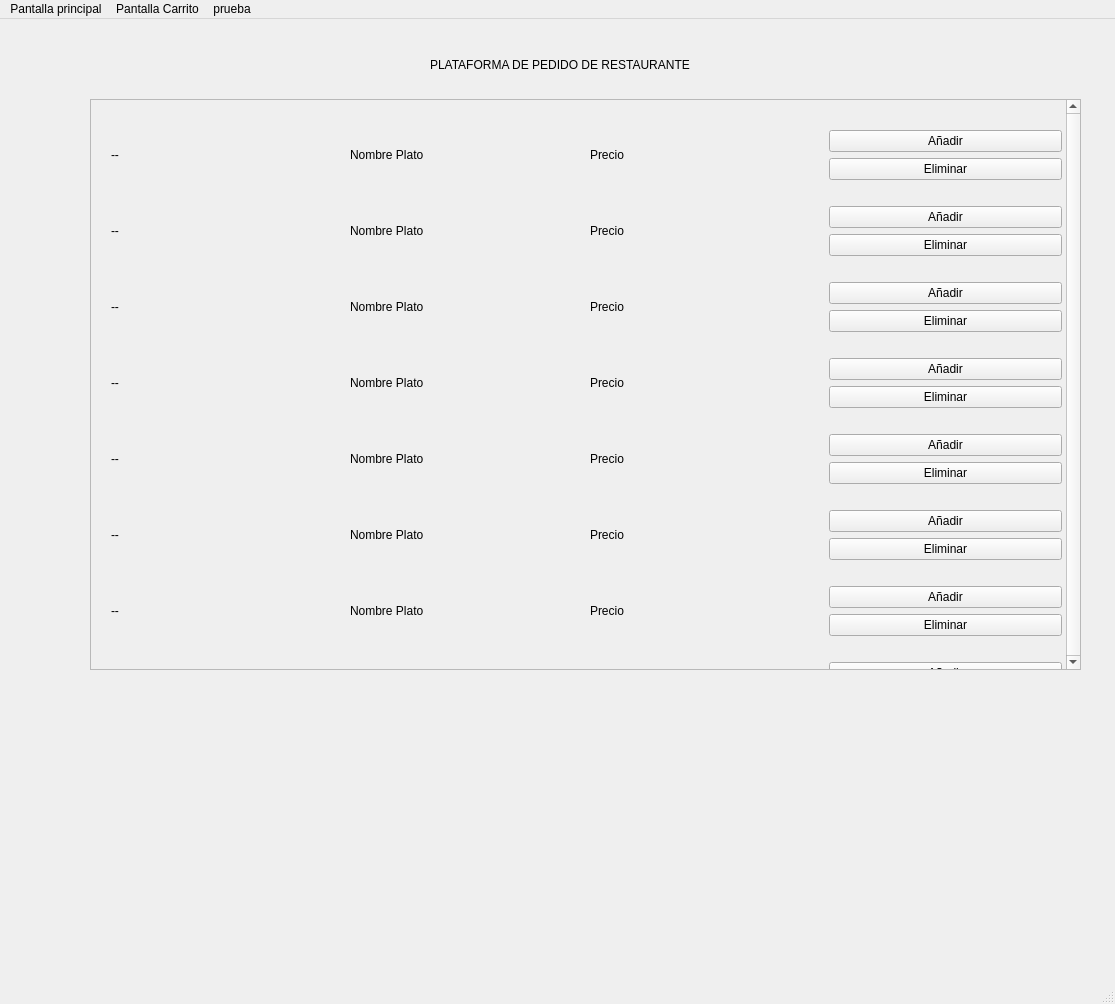
<?xml version="1.0" encoding="UTF-8"?>
<ui version="4.0">
 <class>MainWindow</class>
 <widget class="QMainWindow" name="MainWindow">
  <property name="geometry">
   <rect>
    <x>0</x>
    <y>0</y>
    <width>1115</width>
    <height>1004</height>
   </rect>
  </property>
  <property name="windowTitle">
   <string>MainWindow</string>
  </property>
  <widget class="QWidget" name="centralwidget">
   <widget class="QLabel" name="TITULO1">
    <property name="geometry">
     <rect>
      <x>430</x>
      <y>10</y>
      <width>321</width>
      <height>71</height>
     </rect>
    </property>
    <property name="text">
     <string>PLATAFORMA DE PEDIDO DE RESTAURANTE</string>
    </property>
   </widget>
   <widget class="QScrollArea" name="scrollArea_2">
    <property name="geometry">
     <rect>
      <x>90</x>
      <y>80</y>
      <width>991</width>
      <height>571</height>
     </rect>
    </property>
    <property name="verticalScrollBarPolicy">
     <enum>Qt::ScrollBarAlwaysOn</enum>
    </property>
    <property name="widgetResizable">
     <bool>true</bool>
    </property>
    <widget class="QWidget" name="scrollAreaWidgetContents_2">
     <property name="geometry">
      <rect>
       <x>0</x>
       <y>0</y>
       <width>966</width>
       <height>569</height>
      </rect>
     </property>
     <widget class="QWidget" name="verticalLayoutWidget">
      <property name="geometry">
       <rect>
        <x>20</x>
        <y>10</y>
        <width>951</width>
        <height>854</height>
       </rect>
      </property>
      <layout class="QVBoxLayout" name="verticalLayout_2">
       <item>
        <layout class="QHBoxLayout" name="horizontalLayout_2">
         <item>
          <widget class="QLabel" name="imgPlato1_2">
           <property name="text">
            <string>--</string>
           </property>
          </widget>
         </item>
         <item>
          <widget class="QLabel" name="nombrePlato1_2">
           <property name="text">
            <string>Nombre Plato</string>
           </property>
          </widget>
         </item>
         <item>
          <widget class="QLabel" name="precioPlato1_2">
           <property name="text">
            <string>Precio</string>
           </property>
          </widget>
         </item>
         <item>
          <layout class="QVBoxLayout" name="verticalLayout_15">
           <item>
            <widget class="QPushButton" name="btnAadir1_2">
             <property name="text">
              <string>Añadir</string>
             </property>
            </widget>
           </item>
           <item>
            <widget class="QPushButton" name="btnEliminar1_2">
             <property name="text">
              <string>Eliminar</string>
             </property>
            </widget>
           </item>
          </layout>
         </item>
        </layout>
       </item>
       <item>
        <layout class="QHBoxLayout" name="horizontalLayout_16">
         <item>
          <widget class="QLabel" name="imgPlato2_3">
           <property name="text">
            <string>--</string>
           </property>
          </widget>
         </item>
         <item>
          <widget class="QLabel" name="nombrePlato2_3">
           <property name="text">
            <string>Nombre Plato</string>
           </property>
          </widget>
         </item>
         <item>
          <widget class="QLabel" name="precioPlato2_3">
           <property name="text">
            <string>Precio</string>
           </property>
          </widget>
         </item>
         <item>
          <layout class="QVBoxLayout" name="verticalLayout_16">
           <item>
            <widget class="QPushButton" name="btnAadir2_3">
             <property name="text">
              <string>Añadir</string>
             </property>
            </widget>
           </item>
           <item>
            <widget class="QPushButton" name="btnEliminar2_3">
             <property name="text">
              <string>Eliminar</string>
             </property>
            </widget>
           </item>
          </layout>
         </item>
        </layout>
       </item>
       <item>
        <layout class="QHBoxLayout" name="horizontalLayout_17">
         <item>
          <widget class="QLabel" name="imgPlato3_2">
           <property name="text">
            <string>--</string>
           </property>
          </widget>
         </item>
         <item>
          <widget class="QLabel" name="nombrePlato3_2">
           <property name="text">
            <string>Nombre Plato</string>
           </property>
          </widget>
         </item>
         <item>
          <widget class="QLabel" name="precioPlato3_2">
           <property name="text">
            <string>Precio</string>
           </property>
          </widget>
         </item>
         <item>
          <layout class="QVBoxLayout" name="verticalLayout_17">
           <item>
            <widget class="QPushButton" name="btnAadir3_2">
             <property name="text">
              <string>Añadir</string>
             </property>
            </widget>
           </item>
           <item>
            <widget class="QPushButton" name="btnEliminar3_2">
             <property name="text">
              <string>Eliminar</string>
             </property>
            </widget>
           </item>
          </layout>
         </item>
        </layout>
       </item>
       <item>
        <layout class="QHBoxLayout" name="horizontalLayout_18">
         <item>
          <widget class="QLabel" name="imgPlato4_2">
           <property name="text">
            <string>--</string>
           </property>
          </widget>
         </item>
         <item>
          <widget class="QLabel" name="nombrePlato4_2">
           <property name="text">
            <string>Nombre Plato</string>
           </property>
          </widget>
         </item>
         <item>
          <widget class="QLabel" name="precioPlato4_2">
           <property name="text">
            <string>Precio</string>
           </property>
          </widget>
         </item>
         <item>
          <layout class="QVBoxLayout" name="verticalLayout_18">
           <item>
            <widget class="QPushButton" name="btnAadir4_2">
             <property name="text">
              <string>Añadir</string>
             </property>
            </widget>
           </item>
           <item>
            <widget class="QPushButton" name="btnEliminar4_2">
             <property name="text">
              <string>Eliminar</string>
             </property>
            </widget>
           </item>
          </layout>
         </item>
        </layout>
       </item>
       <item>
        <layout class="QHBoxLayout" name="horizontalLayout_19">
         <item>
          <widget class="QLabel" name="imgPlato5_8">
           <property name="text">
            <string>--</string>
           </property>
          </widget>
         </item>
         <item>
          <widget class="QLabel" name="nombrePlato5_8">
           <property name="text">
            <string>Nombre Plato</string>
           </property>
          </widget>
         </item>
         <item>
          <widget class="QLabel" name="precioPlato5_8">
           <property name="text">
            <string>Precio</string>
           </property>
          </widget>
         </item>
         <item>
          <layout class="QVBoxLayout" name="verticalLayout_19">
           <item>
            <widget class="QPushButton" name="btnAadir5_8">
             <property name="text">
              <string>Añadir</string>
             </property>
            </widget>
           </item>
           <item>
            <widget class="QPushButton" name="btnEliminar5_8">
             <property name="text">
              <string>Eliminar</string>
             </property>
            </widget>
           </item>
          </layout>
         </item>
        </layout>
       </item>
       <item>
        <layout class="QHBoxLayout" name="horizontalLayout_20">
         <item>
          <widget class="QLabel" name="imgPlato5_9">
           <property name="text">
            <string>--</string>
           </property>
          </widget>
         </item>
         <item>
          <widget class="QLabel" name="nombrePlato5_9">
           <property name="text">
            <string>Nombre Plato</string>
           </property>
          </widget>
         </item>
         <item>
          <widget class="QLabel" name="precioPlato5_9">
           <property name="text">
            <string>Precio</string>
           </property>
          </widget>
         </item>
         <item>
          <layout class="QVBoxLayout" name="verticalLayout_20">
           <item>
            <widget class="QPushButton" name="btnAadir5_9">
             <property name="text">
              <string>Añadir</string>
             </property>
            </widget>
           </item>
           <item>
            <widget class="QPushButton" name="btnEliminar5_9">
             <property name="text">
              <string>Eliminar</string>
             </property>
            </widget>
           </item>
          </layout>
         </item>
        </layout>
       </item>
       <item>
        <layout class="QHBoxLayout" name="horizontalLayout_21">
         <item>
          <widget class="QLabel" name="imgPlato6">
           <property name="text">
            <string>--</string>
           </property>
          </widget>
         </item>
         <item>
          <widget class="QLabel" name="nombrePlato6">
           <property name="text">
            <string>Nombre Plato</string>
           </property>
          </widget>
         </item>
         <item>
          <widget class="QLabel" name="precioPlato6">
           <property name="text">
            <string>Precio</string>
           </property>
          </widget>
         </item>
         <item>
          <layout class="QVBoxLayout" name="verticalLayout_21">
           <item>
            <widget class="QPushButton" name="btnAadir6">
             <property name="text">
              <string>Añadir</string>
             </property>
            </widget>
           </item>
           <item>
            <widget class="QPushButton" name="btnEliminar6">
             <property name="text">
              <string>Eliminar</string>
             </property>
            </widget>
           </item>
          </layout>
         </item>
        </layout>
       </item>
       <item>
        <layout class="QHBoxLayout" name="horizontalLayout_22">
         <item>
          <widget class="QLabel" name="imgPlato7">
           <property name="text">
            <string>--</string>
           </property>
          </widget>
         </item>
         <item>
          <widget class="QLabel" name="nombrePlato7">
           <property name="text">
            <string>Nombre Plato</string>
           </property>
          </widget>
         </item>
         <item>
          <widget class="QLabel" name="precioPlato7">
           <property name="text">
            <string>Precio</string>
           </property>
          </widget>
         </item>
         <item>
          <layout class="QVBoxLayout" name="verticalLayout_22">
           <item>
            <widget class="QPushButton" name="btnAadir7">
             <property name="text">
              <string>Añadir</string>
             </property>
            </widget>
           </item>
           <item>
            <widget class="QPushButton" name="btnEliminar7">
             <property name="text">
              <string>Eliminar</string>
             </property>
            </widget>
           </item>
          </layout>
         </item>
        </layout>
       </item>
       <item>
        <layout class="QHBoxLayout" name="horizontalLayout_23">
         <item>
          <widget class="QLabel" name="imgPlat8">
           <property name="text">
            <string>--</string>
           </property>
          </widget>
         </item>
         <item>
          <widget class="QLabel" name="nombrePlato8">
           <property name="text">
            <string>Nombre Plato</string>
           </property>
          </widget>
         </item>
         <item>
          <widget class="QLabel" name="precioPlato8">
           <property name="text">
            <string>Precio</string>
           </property>
          </widget>
         </item>
         <item>
          <layout class="QVBoxLayout" name="verticalLayout_23">
           <item>
            <widget class="QPushButton" name="btnAadir8">
             <property name="text">
              <string>Añadir</string>
             </property>
            </widget>
           </item>
           <item>
            <widget class="QPushButton" name="btnEliminar8">
             <property name="text">
              <string>Eliminar</string>
             </property>
            </widget>
           </item>
          </layout>
         </item>
        </layout>
       </item>
       <item>
        <layout class="QHBoxLayout" name="horizontalLayout_24">
         <item>
          <widget class="QLabel" name="imgPlato9">
           <property name="text">
            <string>--</string>
           </property>
          </widget>
         </item>
         <item>
          <widget class="QLabel" name="nombrePlato9">
           <property name="text">
            <string>Nombre Plato</string>
           </property>
          </widget>
         </item>
         <item>
          <widget class="QLabel" name="precioPlato9">
           <property name="text">
            <string>Precio</string>
           </property>
          </widget>
         </item>
         <item>
          <layout class="QVBoxLayout" name="verticalLayout_24">
           <item>
            <widget class="QPushButton" name="btnAadir9">
             <property name="text">
              <string>Añadir</string>
             </property>
            </widget>
           </item>
           <item>
            <widget class="QPushButton" name="btnEliminar9">
             <property name="text">
              <string>Eliminar</string>
             </property>
            </widget>
           </item>
          </layout>
         </item>
        </layout>
       </item>
       <item>
        <layout class="QHBoxLayout" name="horizontalLayout_25">
         <item>
          <widget class="QLabel" name="imgPlato10">
           <property name="text">
            <string>--</string>
           </property>
          </widget>
         </item>
         <item>
          <widget class="QLabel" name="nombrePlato10">
           <property name="text">
            <string>Nombre Plato</string>
           </property>
          </widget>
         </item>
         <item>
          <widget class="QLabel" name="precioPlato10">
           <property name="text">
            <string>Precio</string>
           </property>
          </widget>
         </item>
         <item>
          <layout class="QVBoxLayout" name="verticalLayout_25">
           <item>
            <widget class="QPushButton" name="btnAadir10">
             <property name="text">
              <string>Añadir</string>
             </property>
            </widget>
           </item>
           <item>
            <widget class="QPushButton" name="btnEliminar10">
             <property name="text">
              <string>Eliminar</string>
             </property>
            </widget>
           </item>
          </layout>
         </item>
        </layout>
       </item>
      </layout>
     </widget>
    </widget>
   </widget>
  </widget>
  <widget class="QMenuBar" name="menubar">
   <property name="geometry">
    <rect>
     <x>0</x>
     <y>0</y>
     <width>1115</width>
     <height>27</height>
    </rect>
   </property>
   <widget class="QMenu" name="menuPantalla_principal">
    <property name="title">
     <string>Pantalla principal</string>
    </property>
   </widget>
   <widget class="QMenu" name="menuPantalla_Carrito">
    <property name="title">
     <string>Pantalla Carrito</string>
    </property>
   </widget>
   <widget class="QMenu" name="menuprueba">
    <property name="title">
     <string>prueba</string>
    </property>
   </widget>
   <addaction name="menuPantalla_principal"/>
   <addaction name="menuPantalla_Carrito"/>
   <addaction name="menuprueba"/>
  </widget>
  <widget class="QStatusBar" name="statusbar"/>
 </widget>
 <resources/>
 <connections/>
</ui>
